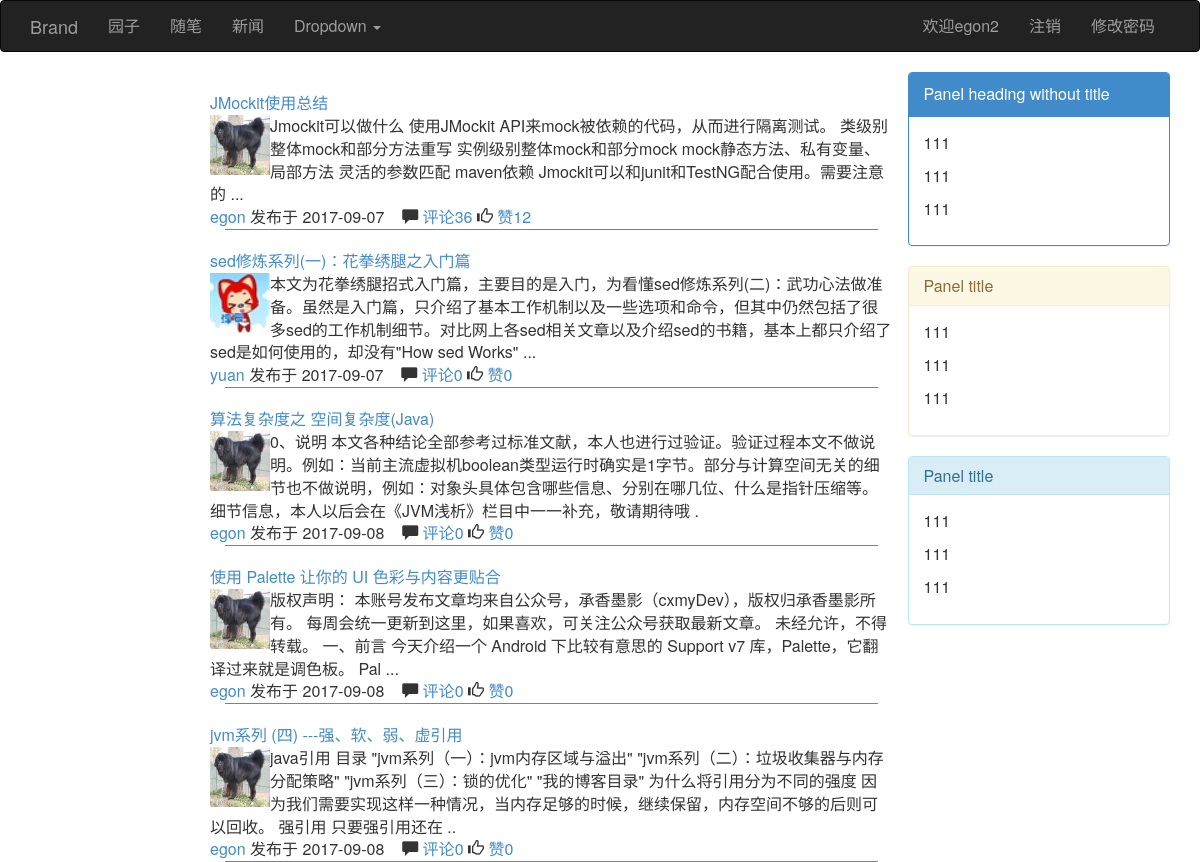
/ (signed in), run on the app's committed database.
### blog/models.py (models this page shows, shortened)
class UserInfo(AbstractUser):
    nid = models.BigAutoField(primary_key=True)
    nickname = models.CharField(verbose_name='昵称', max_length=32)
    telephone = models.CharField(max_length=11, blank=True, null=True, unique=True, verbose_name='手机号码')
    avatar = models.FileField(verbose_name='头像', upload_to='./upload/avatar/',default="./upload/avatar/avatar.png")
    create_time = models.DateTimeField(verbose_name='创建时间',auto_now_add=True)
    fans = models.ManyToManyField(verbose_name='粉丝们',
                                  to='UserInfo',
                                  through='UserFans',
                                  through_fields=('user', 'follower'))

class Article(models.Model):
    nid = models.BigAutoField(primary_key=True)
    title = models.CharField(max_length=50, verbose_name='文章标题')
    desc = models.CharField(max_length=255, verbose_name='文章描述')
    read_count = models.IntegerField(default=0)
    comment_count = models.IntegerField(default=0)
    up_count = models.IntegerField(default=0)
    down_count = models.IntegerField(default=0)
    category = models.ForeignKey(verbose_name='文章类型', to='Category', to_field='nid', null=True)
    create_time = models.DateTimeField(verbose_name='创建时间', auto_now_add=True)
    blog = models.ForeignKey(verbose_name='所属博客', to='Blog', to_field='nid')
    tags = models.ManyToManyField(
        to="Tag",
        through='Article2Tag',
        through_fields=('article', 'tag'),
    )
    type_choices = [
        (1, "Python"),
        (2, "Linux"),
        (3, "OpenStack"),
        (4, "GoLang"),
    ]
    article_type_id = models.IntegerField(choices=type_choices, default=None)
    objects=ArticleManager()

class Blog(models.Model):
    nid = models.BigAutoField(primary_key=True)
    title = models.CharField(verbose_name='个人博客标题', max_length=64)
    site = models.CharField(verbose_name='个人博客后缀', max_length=32, unique=True)
    theme = models.CharField(verbose_name='博客主题', max_length=32)
    user = models.OneToOneField(to='UserInfo', to_field='nid')

### blog/views.py (the view)
# urls.py: url(r'^$', views.index),
def index(request,**kwargs):
    type_choices=Article.type_choices
    print("kwargs",kwargs)
    current_type_choices_id = int(kwargs.get("article_type_id",0))
    article_list=Article.objects.filter(**kwargs)
    article_list=Article.objects.all()
    return render(request,"index.html",{"type_choices":type_choices,"article_list":article_list,"current_type_choices_id":current_type_choices_id})

### blog/views.py (called while the page is built)
def func_class(request):
    return {"func":settings.FUNCTION}

### templates/index.html
{% extends "base.html" %}
{% block content %}
        <div class="col-md-2">
        </div>
        <div class="col-md-7">
            <div class="article_list">
                  {% for article in article_list %}
                       <div class="article_item">
                               <div class="row">
                                   <div class="title">
                                       <a href="">{{ article.title }}</a>
                                   </div>
                               </div>
                               <div class="row">
                                   <div class="img"><a href="/blog/{{ article.blog.user.username }}"><img src="{{ article.blog.user.avatar.url }}" width="60px" height="60px"></a></div>
                                   <div class="text">{{ article.desc }}</div>
                               </div>
                               <div class="row">
                                   <div class="icon">
                                       <span><a href="/blog/{{ article.blog.user.username }}">{{ article.blog.user.username }}</a> 发布于</span>
                                       <span class="timer">{{ article.create_time|date:"Y-m-d" }}</span> &nbsp;&nbsp;
                                       <span class="glyphicon glyphicon-comment"></span>&nbsp;<a href="">评论{{ article.comment_count }}</a>
                                       <span class="glyphicon glyphicon-thumbs-up"></span>&nbsp;<a href="">赞{{ article.up_count }}</a>
                                   </div>
                               </div>
                            </div>
                  {% endfor %}
            </div>
        </div>
{% endblock %}
{% block others %}
            <div class="panel panel-primary">
                  <div class="panel-heading">Panel heading without title</div>
                  <div class="panel-body">
                   <p>111</p>
                   <p>111</p>
                   <p>111</p>
                  </div>
                </div>
            <div class="panel panel-warning">
              <div class="panel-heading">
                <h3 class="panel-title">Panel title</h3>
              </div>
              <div class="panel-body">
                   <p>111</p>
                   <p>111</p>
                   <p>111</p>
              </div>
            </div>
             <div class="panel panel-info">
              <div class="panel-heading">
                <h3 class="panel-title">Panel title</h3>
              </div>
              <div class="panel-body">
                <p>111</p>
                   <p>111</p>
                   <p>111</p>
              </div>
            </div>
{% endblock %}

### templates/base.html (shortened to what this page needs)
{% load staticfiles %}
<!DOCTYPE html>
<html lang="en">
<head>
    <link rel="stylesheet" href="{% static 'bootstrap/css/bootstrap.css' %}">
    <link rel="stylesheet" href="{% static 'css/articleDetail.css' %}">
</head>
<body>
<nav class="navbar navbar-inverse">
  <div class="container">
    <div class="navbar-header">
      <a class="navbar-brand" href="#">Brand</a>
    </div>
    <div class="collapse navbar-collapse" id="bs-example-navbar-collapse-1">
      <ul class="nav navbar-nav">
      {% for type_choice in func %}
          <li><a href="#">{{ type_choice.1 }}</a></li>
      {% endfor %}
        <li class="dropdown">
          <a href="#" class="dropdown-toggle" data-toggle="dropdown" role="button" aria-haspopup="true" aria-expanded="false">Dropdown <span class="caret"></span></a>
        </li>
      </ul>
      <ul class="nav navbar-nav navbar-right">
         {% if request.user.is_authenticated %}
              <li><a href="/login/">欢迎{{ request.user.username }}</a></li>
              <li><a href="/logout/">注销</a></li>
              <li><a href="#">修改密码</a></li>
         {% else %}
              <li><a href="/login/">登录</a></li>
              <li><a href="#">注册</a></li>
         {% endif %}
      </ul>
    </div>
  </div>
</nav>
<div class="container">
    <div class="row">
             {% block content %}
             {% endblock %}
         <div class="col-md-3">
             {% block others %}
             {% endblock %}
         </div>
    </div>
</div>
</body>
</html>

### templates/base.html (style rules this page uses)
a { text-decoration: none; }
body { font-size: 16px; }
.img { float: left; }
.article_item { margin-top: 20px; border-bottom: 1px solid gray; }

### data on the page
UserInfo: user.username "egon2"
Article: title "JMockit使用总结", blog.user.avatar (picture), desc "Jmockit可以做什么 使用JMockit API来mock被依赖的代码，从而进行隔离测试。 类级别整体mock和部分方法重写 实例级别整体mock和部分mock mock静态方法、私有变量、局部方法 灵活的参数匹配 maven依赖 Jmockit可以和junit和TestNG配合使用。需要注意的 ...", blog.user.username "egon", create_time "2017-09-07", comment_count "36", up_count "12"
Article: title "sed修炼系列(一)：花拳绣腿之入门篇", blog.user.avatar (picture), desc "本文为花拳绣腿招式入门篇，主要目的是入门，为看懂sed修炼系列(二)：武功心法做准备。虽然是入门篇，只介绍了基本工作机制以及一些选项和命令，但其中仍然包括了很多sed的工作机制细节。对比网上各sed相关文章以及介绍sed的书籍，基本上都只介绍了sed是如何使用的，却没有\"How sed Works\" ...", blog.user.username "yuan", create_time "2017-09-07", comment_count "0", up_count "0"
Article: title "算法复杂度之 空间复杂度(Java)", blog.user.avatar (picture), desc "0、说明 本文各种结论全部参考过标准文献，本人也进行过验证。验证过程本文不做说明。例如：当前主流虚拟机boolean类型运行时确实是1字节。部分与计算空间无关的细节也不做说明，例如：对象头具体包含哪些信息、分别在哪几位、什么是指针压缩等。细节信息，本人以后会在《JVM浅析》栏目中一一补充，敬请期待哦 .", blog.user.username "egon", create_time "2017-09-08", comment_count "0", up_count "0"
Article: title "使用 Palette 让你的 UI 色彩与内容更贴合", blog.user.avatar (picture), desc "版权声明： 本账号发布文章均来自公众号，承香墨影（cxmyDev），版权归承香墨影所有。 每周会统一更新到这里，如果喜欢，可关注公众号获取最新文章。 未经允许，不得转载。 一、前言 今天介绍一个 Android 下比较有意思的 Support v7 库，Palette，它翻译过来就是调色板。 Pal ...", blog.user.username "egon", create_time "2017-09-08", comment_count "0", up_count "0"
Article: title "jvm系列 (四) ---强、软、弱、虚引用", blog.user.avatar (picture), desc "java引用 目录 \"jvm系列（一）：jvm内存区域与溢出\" \"jvm系列（二）：垃圾收集器与内存分配策略\" \"jvm系列（三）：锁的优化\" \"我的博客目录\" 为什么将引用分为不同的强度 因为我们需要实现这样一种情况，当内存足够的时候，继续保留，内存空间不够的后则可以回收。 强引用 只要强引用还在 ..", blog.user.username "egon", create_time "2017-09-08", comment_count "0", up_count "0"

### other printed values
{{ type_choice.1 }} "园子" "随笔" "新闻"
